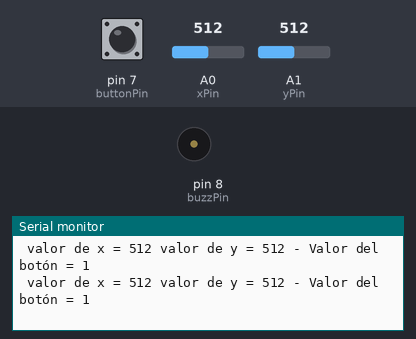
The sketch below on a simulated Arduino Uno, built with avr-gcc and run on an emulated ATmega328P. Shown: buzzer (waves = sounding, pin HIGH), the last lines printed to the serial monitor. The inputs (shaded band) are chosen by the test bench; at power-on: A1 (yPin) = 512, pin 7 (buttonPin) HIGH, A0 (xPin) = 512.

Above: at 4.2 s.
4.3 s: A1 (yPin) set to 104
At 4.35 s:
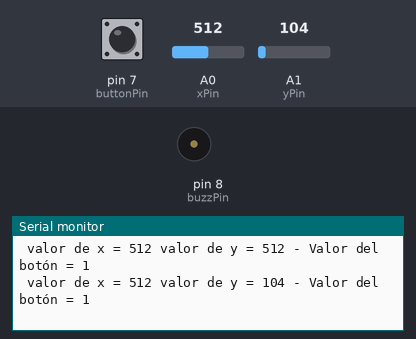
7.3 s: A1 (yPin) set to 95
At 7.38 s:
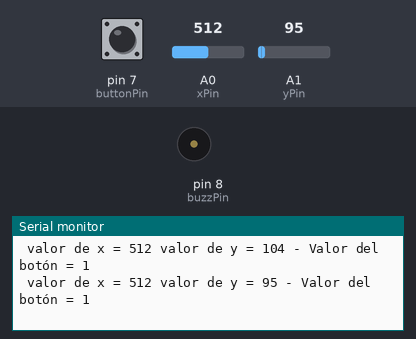
Timing chart, 0 to 10.3 s (numbered marks = the images above; inputs shaded):
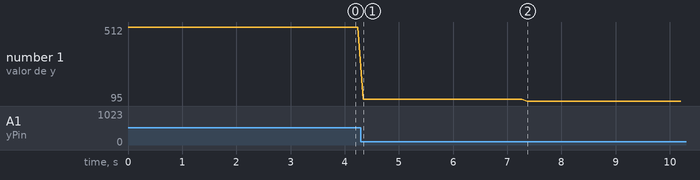

The sketch:

sketch_may12a.ino
```cpp
int xPin = A0;
int yPin = A1;
int buttonPin = 7;
int buttonVal;
int buzzPin = 8;
int xVal;
int yVal;
int dt = 100;
void setup() {
  // put your setup code here, to run once:
pinMode(xPin, INPUT);
pinMode(yPin, INPUT);
pinMode(buttonPin, INPUT);
digitalWrite(buttonPin, HIGH);
pinMode(buzzPin,OUTPUT);
Serial.begin(9600);


}

void loop() {
  // put your main code here, to run repeatedly:
xVal = analogRead(xPin);
yVal = analogRead(yPin);
buttonVal = digitalRead(buttonPin);
Serial.print(" valor de x = ");
Serial.print(xVal);
Serial.print(" valor de y = ");
Serial.print(yVal);
Serial.print(" - Valor del botón = ");
Serial.println(buttonVal);
delay(dt);


}
```

Measured:
- after the input at 4.3 s, the serial monitor: prints a new line at once (image 1)
- after the input at 7.3 s, the serial monitor: prints a new line after 0.07 s (image 2)
- plotted number 1: 512 → 104 after the input at 4.3 s, 104 → 95 after the input at 7.3 s
